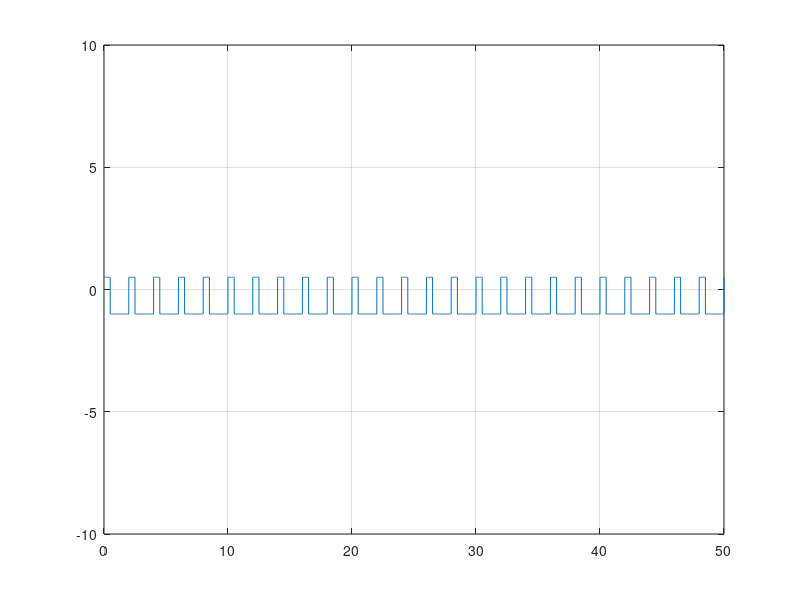
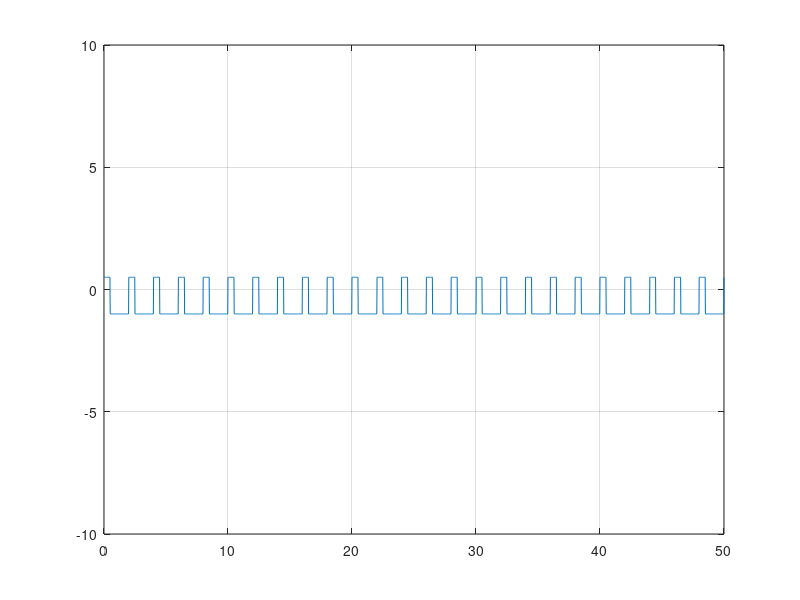
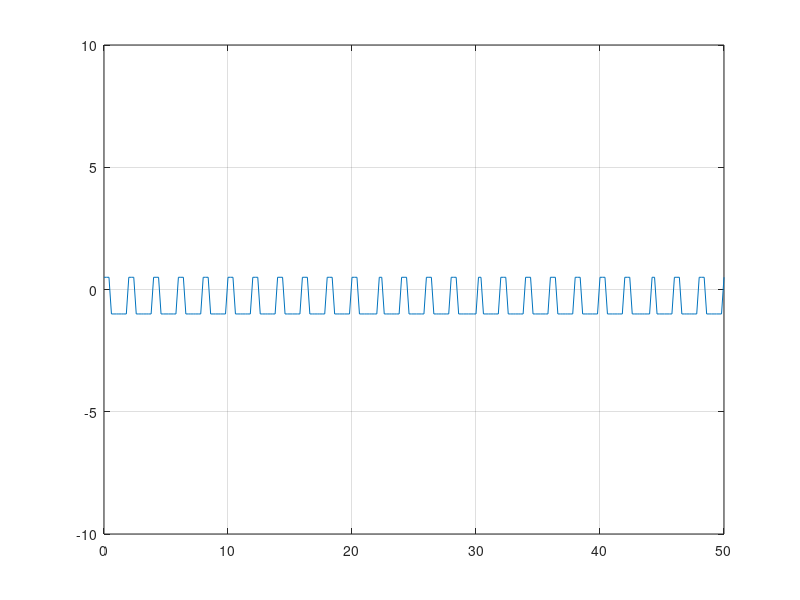

Here is the MATLAB script that generated these plots, in order:
%duty=t/T=>t=duty*T=50s
duty=25;
T=2;
F=1/T;
figure(1)
t=0:0.002:50;
x=0.75*square(2*pi*F*t,duty)-0.25;
plot(t,x)
axis([0 50 -10 10]),grid;

figure(2)
t=0:0.02:50;
x=0.75*square(2*pi*F*t,duty)-0.25;
plot(t,x)
axis([0 50 -10 10]),grid;

figure(3)
t=0:0.2:50;
x=0.75*square(2*pi*F*t,duty)-0.25;
plot(t,x)
axis([0 50 -10 10]),grid;


